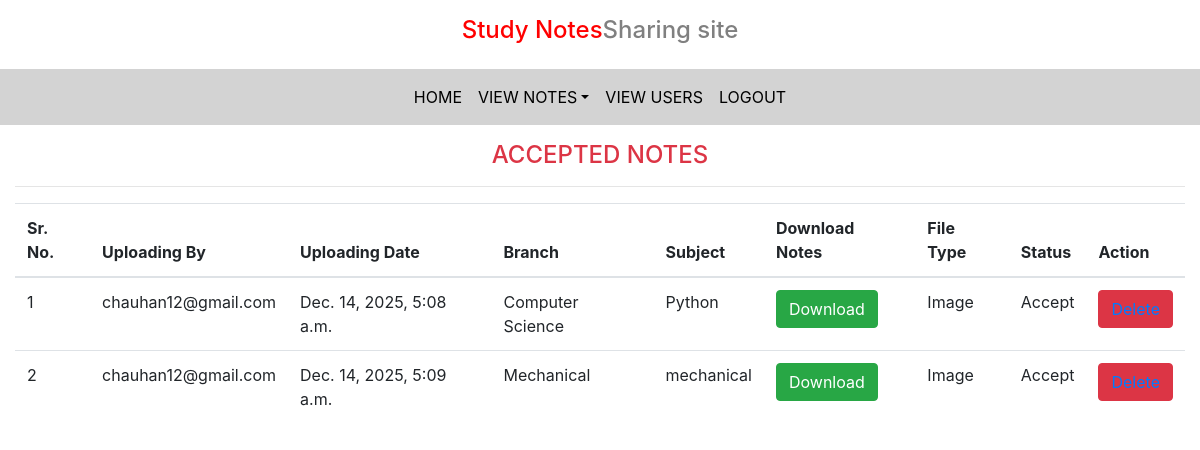
/accept (signed in), run on the app's committed database.
### notes/models.py (models this page shows, shortened)
class Notes(models.Model):
    user = models.ForeignKey(User, on_delete=models.CASCADE)
    uploadingdate = models.DateTimeField(auto_now_add=True)
    branch = models.CharField(max_length=30)
    subject = models.CharField(max_length=30)
    notesfile = models.FileField(upload_to='images/', null=True, blank=True)
    filetype = models.CharField(max_length=30, null=True, blank=True)
    description = models.CharField(max_length=200, null=True, blank=True)
    status = models.CharField(max_length=15)

### notes/views.py (the view)
# urls.py: path('accept',views.accept_notes,name="accept"),
def accept_notes(request):
    if not request.user.is_authenticated:
        return redirect("admin")
    notes=Notes.objects.filter(status='Accept')
    d={'notes':notes}
    return render(request,'accept_notes.html',d)

### notes/templates/accept_notes.html
{% extends 'admin_nav.html' %}
{% load static %}
{% block body %}
<div class="container-fluid mt-3">
<h4 class="text-center text-danger">ACCEPTED NOTES</h4>
<hr>
<table class="table table=bordered" id="example">
<thead>
    <tr>
        <th>Sr. No.</th>
        <th>Uploading By</th>
        <th>Uploading Date</th>
        <th>Branch</th>
        <th>Subject</th>
        <th>Download Notes</th>
        <th>File Type</th>
        <th>Status</th>
        <th>Action</th>
    </tr>
    {% for i in notes %}
    <tr>
        <td>{{forloop.counter}}</td>
        <td>{{i.user.username}}</td>
        <td>{{i.uploadingdate}}</td>
        <td>{{i.branch}}</td>
        <td>{{i.subject}}</td>
        <td><a href="{{i.notesfile.url}}" download class="btn btn-success" >Download</a></td>
        <td>{{i.filetype}}</td>
        <td>{{i.status}}</td>
        <td><button class="btn btn-danger"><a href="{% url 'delete_notes' i.id %}" onclick="return confirm('Are you sure ?')">Delete</a></button></td>
    </tr>
    {% endfor  %}
</thead>
</table>
</div>
{% endblock body %}

### data on the page
Notes: user.username "chauhan12@gmail.com", uploadingdate "Dec. 14, 2025, 5:08 a.m.", branch "Computer Science", subject "Python", filetype "Image", status "Accept"
Notes: user.username "chauhan12@gmail.com", uploadingdate "Dec. 14, 2025, 5:09 a.m.", branch "Mechanical", subject "mechanical", filetype "Image", status "Accept"
